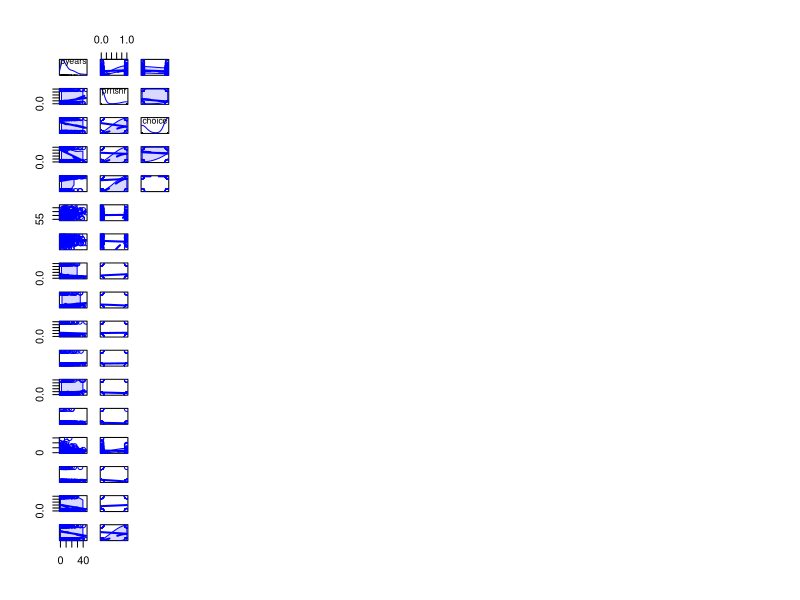
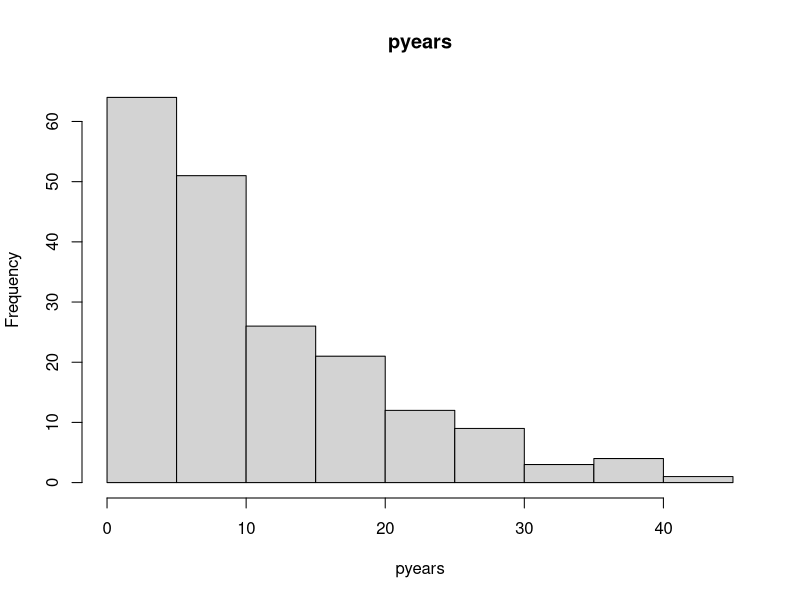
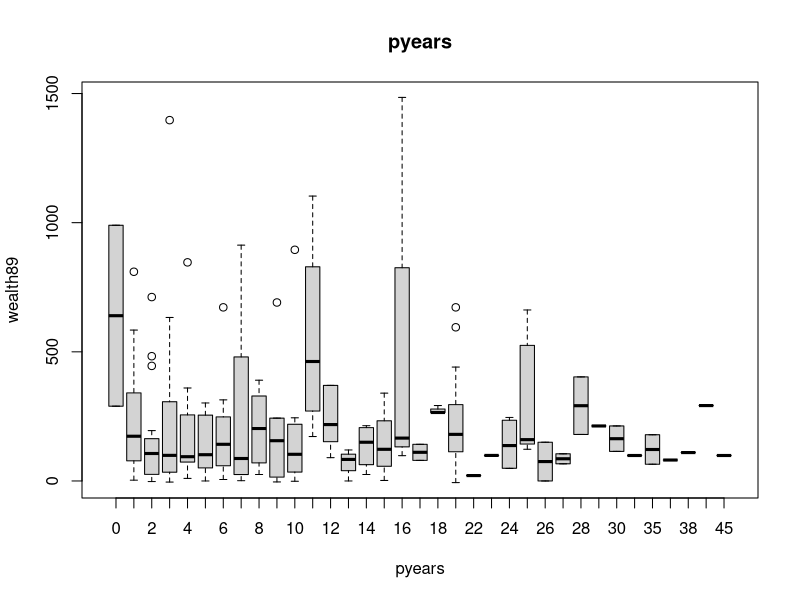
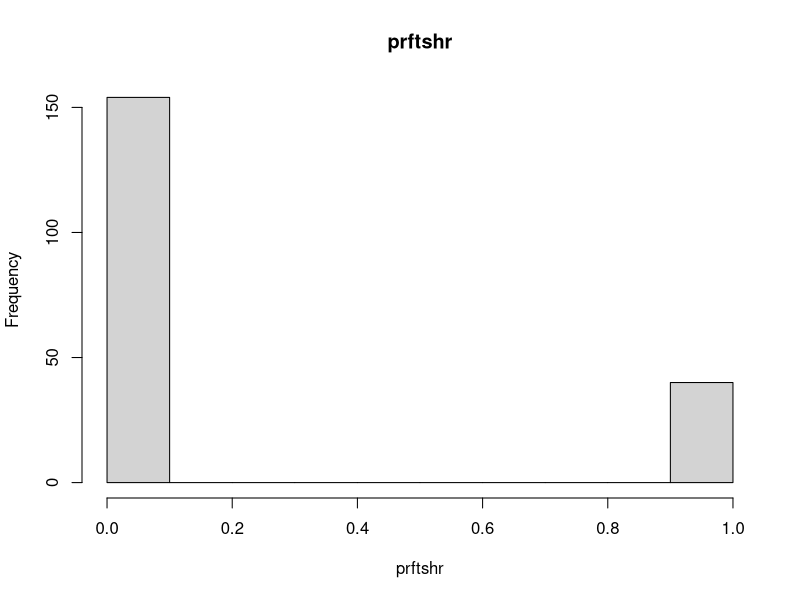
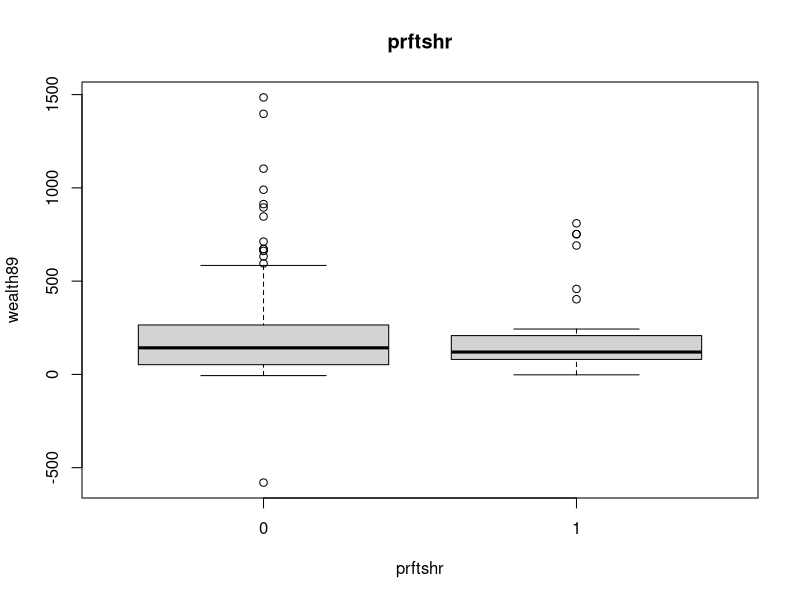
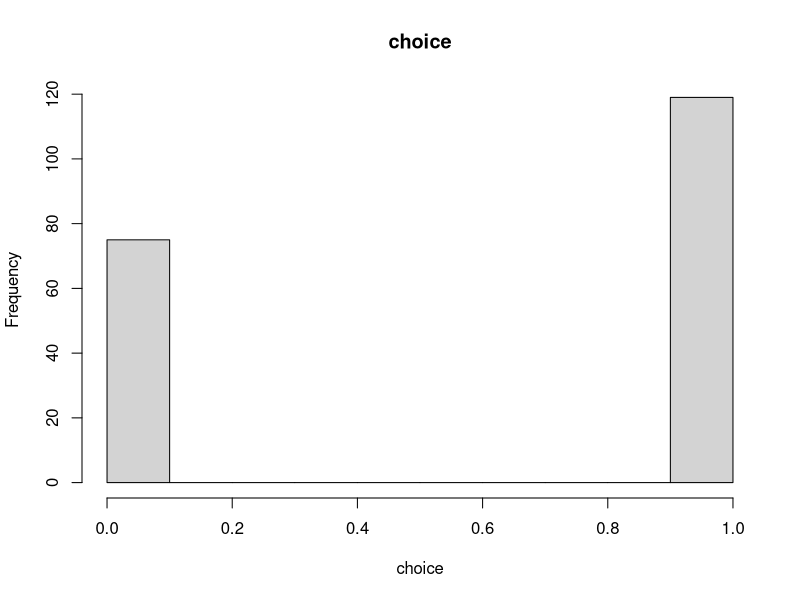
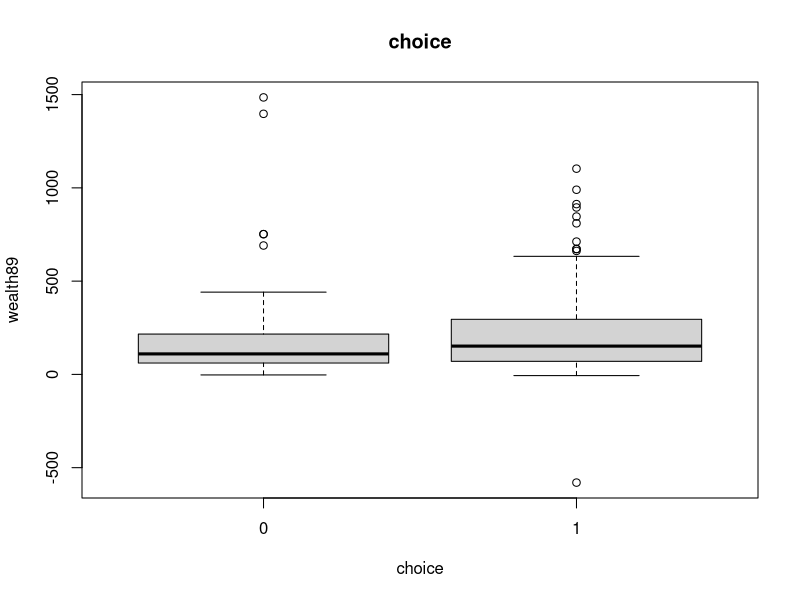
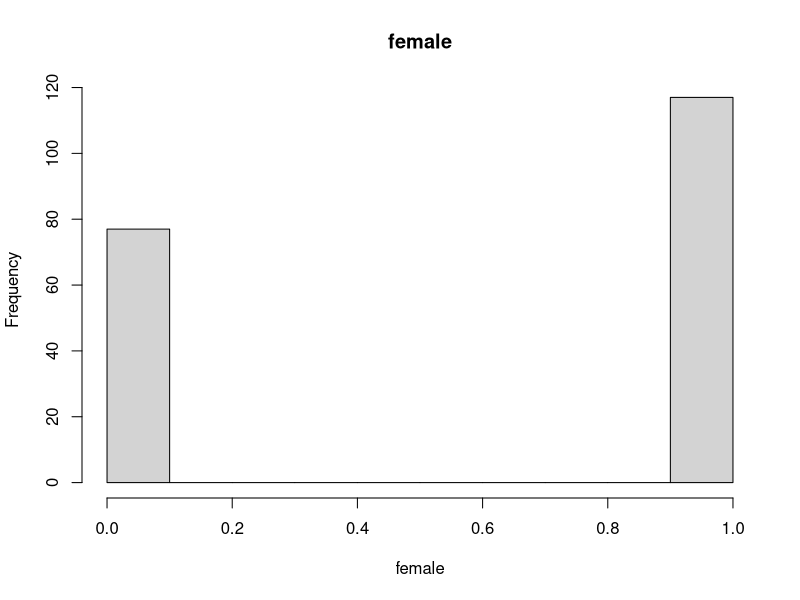

Write R code to recreate these figures, in order. (Note: this script raises an error after producing the figures.)
library(MASS)
library(car)

# set output file
sink("pension_report.txt")
# read data
pension = as.data.frame(read.table("Pension.txt", head=TRUE))

# read first 6 rows
head(pension)

# apply(pension, 2, is.na)
# remove na
# pension = na.omit(pension)
# get dimensions
dim(pension)
# read names
names(pension)

# get summary stats
summary(pension)

# unset sink file
sink()
# histogram and boxplot each col
for(col in 1:ncol(pension)){
    print(names(pension)[col])
    png(file=paste("hist_",names(pension)[col],".png"))
    hist(pension[,col], main=names(pension)[col], xlab=names(pension)[col])
    dev.off()
    # skip box plotting wealth
    if((names(pension)[col]) != "wealth89"){
        png(file=paste("boxplot_",names(pension)[col],".png"))
        f = as.formula(paste("wealth89 ~ ",names(pension)[col]))
        boxplot(f, data=pension, main=names(pension)[col], xlab=names(pension)[col])
        dev.off()
    }
}


scatterplotMatrix(pension)
